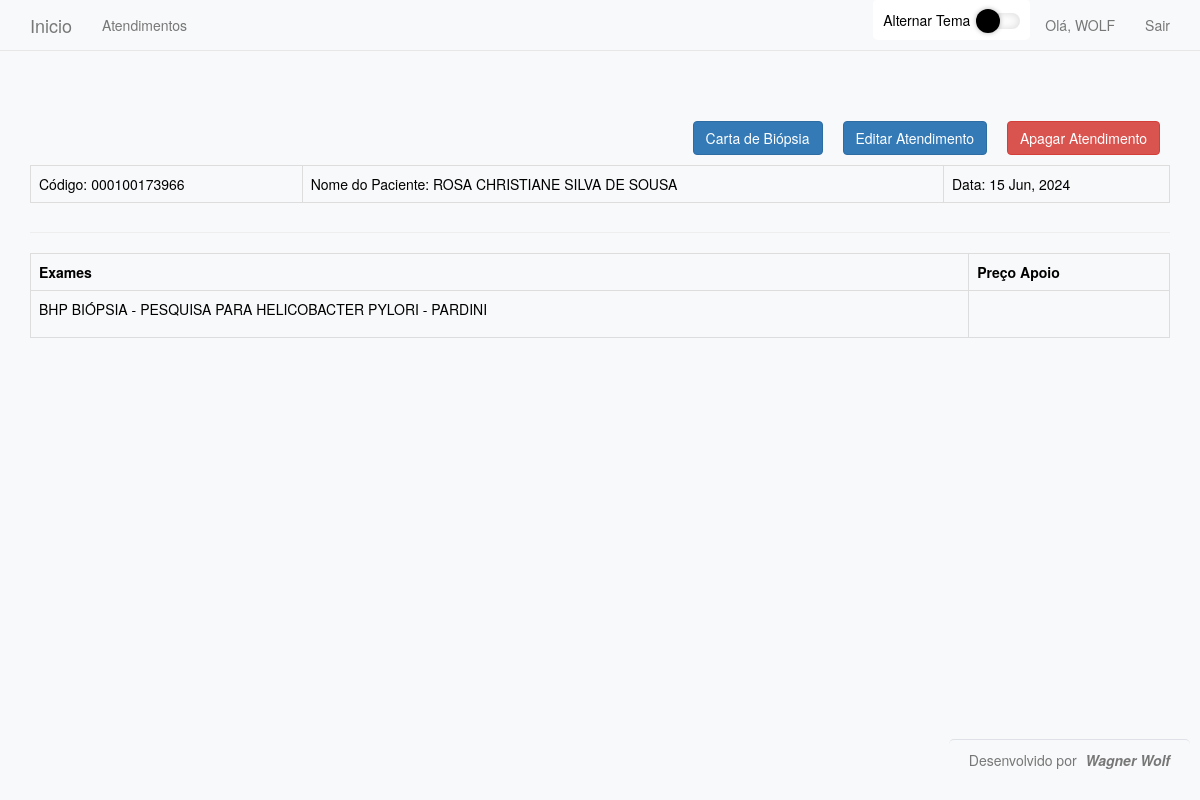
/atendimentos/4/ (signed in), run on the app's committed database.
### atendimentos/models.py (models this page shows, shortened)
class Atendimento (models.Model):
    codigo = models.CharField(max_length=12)
    nomePaciente = models.CharField(max_length=200)
    dataAtendimento = models.DateField(auto_now_add=True)
    usuario = models.ForeignKey(User, on_delete=models.CASCADE)
    exames = models.ManyToManyField("Exame")

class Exame(models.Model):
    mnemonico = models.CharField(max_length=10)
    nomeExame = models.CharField(max_length=100)
    mneapoio = models.CharField(max_length=10)
    def __str__(self):
        return f"{self.mnemonico} {self.nomeExame}"

### atendimentos/views.py (the view)
# urls.py: path('atendimentos/<atendimento_id>/', views.atendimento, name ='atendimento'),
@login_required
def atendimento(request, atendimento_id):
    atendimento = Atendimento.objects.get(id = atendimento_id)
    exames = list(atendimento.exames.all())
    context = {'atendimento': atendimento, 'exames': exames}
    return render (request, 'atendimentos/atendimento.html', context)

### atendimentos/templates/atendimentos/atendimento.html (shortened to what this page needs)
{%extends "atendimentos/base.html"%}
{%block header%}
<table class="table table-bordered ">
    <a class="btn btn-danger pull-right" style="margin:10px" aria-label="Left Align" onclick="return confirm('Tem certeza que deseja excluir?')" href="{%url 'delete_atendimento' atendimento.id%}">Apagar Atendimento</a>
    <a class="btn btn-primary pull-right" style="margin:10px" aria-label="Left Align" href="{%url 'edit_atendimento' atendimento.id%}">Editar Atendimento</a>
    <a class="btn btn-primary pull-right" style="margin:10px" aria-label="Left Align" href="{%url 'carta_atendimento' atendimento.id%}">Carta de Biópsia</a>
    <td>Código: {{atendimento.codigo}}</td>
    <td>Nome do Paciente: {{atendimento.nomePaciente}}</td>
    <td>Data: {{atendimento.dataAtendimento | date:'d M, Y'}}  </td>
</table>
{%endblock header%}
{% block content%}
<table class="table table-bordered ">
    <th class="tableheader" scope="col">Exames</th>
    <th class="tableheader" scope="col">Preço Apoio</th>
{% for exame in exames %}
    <tr>
        <td>
            <p>{{exame}}</p>
        </td><td>
        </td>
    </tr>
{%endfor%}
</table>
{%endblock content%}

### atendimentos/templates/atendimentos/base.html (shortened to what this page needs)
 {%load bootstrap3%}
 <!DOCTYPE html>
 <html lang="pt-br">
 <head>
    {%bootstrap_css%}
 </head>
 <body>
    <nav class="navbar navbar-default navbar-static-top">
        <div class="container">
            <div class="navbar-header">
                <a class="navbar-brand" href="{% url 'index' %}">Inicio</a>
            </div>
            <div id="navbar" class="collapse navbar-collapse">
                <ul class="nav navbar-nav">
                    <li><a href="{% url 'atendimentos' %}">Atendimentos</a></li>
                </ul>
                <ul class="nav navbar-nav navbar-right">
                    {%if user.is_authenticated%}
                    <li class="list-group-item toggle-container">
                        <span class="toggle-label">Alternar Tema</span>
                        <div class="TriSea-technologies-Switch pull-right">
                        </div>
                    </li>
                        <li><a>Olá, {{ user.username.upper }}</a></li>
                        <li><a href="{%url 'logout'%}">Sair</a></li>
                    {%endif%}
                </ul>
            </div>
        </div>
    </nav>
    <div class="container">
        <div class="page-header">
            {%block header%} {%endblock header%}
        </div>
        <div>
            {% block content%} {%endblock content%}
        </div>
    </div>
     <footer class="footer">
            <p class="text-muted">Desenvolvido por <span class="author-name">Wagner Wolf</span></p>
    </footer>
 </body>
 </html>

### atendimentos/templates/atendimentos/base.html (style rules this page uses)
.footer { position: fixed; bottom: 10px; right: 10px; background-color: #f8f9fa; padding: 10px 20px; border-top: 1px solid #dee2e6; border-radius: 5px; }
.author-name { font-weight: bold; font-style: italic; display: inline-block; margin-left: 5px; }
body, button { background-color: #f8f9fa !important; color: #000 !important; }
.navbar { background-color: #f8f9fa !important; }
.list-group-item { border: none; padding: 10px; display: flex; align-items: center; }
.list-group-item .toggle-label { margin-right: 10px; }
.toggle-container { padding: 10px; border-radius: 5px; margin-bottom: 10px; display: flex; align-items: center; }

### data on the page
Atendimento: codigo "000100173966", nomePaciente "ROSA CHRISTIANE SILVA DE SOUSA", dataAtendimento "15 Jun, 2024"
Exame: mnemonico+nomeExame "BHP BIÓPSIA - PESQUISA PARA HELICOBACTER PYLORI - PARDINI"

### other printed values
{{ user.username.upper }} "WOLF"
